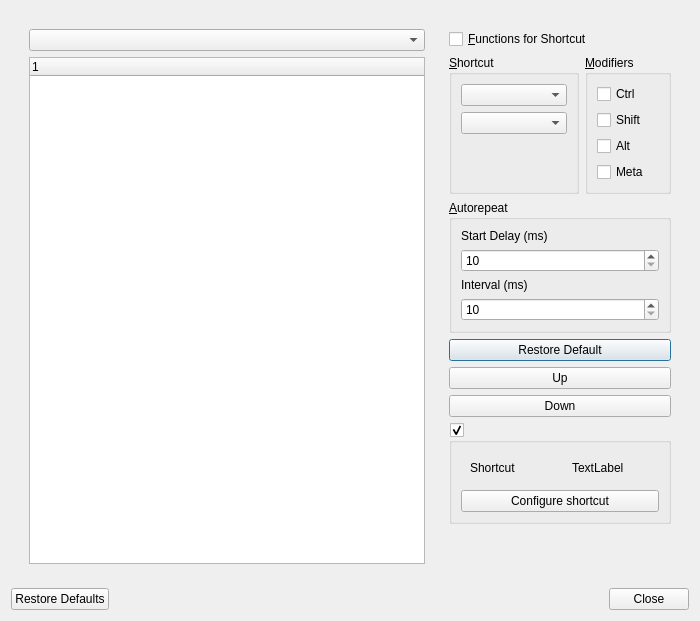
<?xml version="1.0" encoding="UTF-8"?>
<ui version="4.0">
 <class>TShortcutEditorDialog</class>
 <widget class="QDialog" name="TShortcutEditorDialog">
  <property name="geometry">
   <rect>
    <x>0</x>
    <y>0</y>
    <width>700</width>
    <height>566</height>
   </rect>
  </property>
  <property name="windowTitle">
   <string>Shortcut Configuration</string>
  </property>
  <layout class="QVBoxLayout" name="verticalLayout">
   <item>
    <widget class="QFrame" name="frame">
     <layout class="QHBoxLayout" name="horizontalLayout_2">
      <item>
       <widget class="QFrame" name="frame">
        <layout class="QVBoxLayout" name="verticalLayout_2">
         <item>
          <widget class="QComboBox" name="objectsComboBox"/>
         </item>
         <item>
          <widget class="QTreeWidget" name="shortcutsTreeWidget">
           <column>
            <property name="text">
             <string notr="true">1</string>
            </property>
           </column>
          </widget>
         </item>
        </layout>
       </widget>
      </item>
      <item>
       <widget class="QFrame" name="frame">
        <property name="minimumSize">
         <size>
          <width>220</width>
          <height>0</height>
         </size>
        </property>
        <layout class="QVBoxLayout" name="verticalLayout_3">
         <item>
          <widget class="QCheckBox" name="showfunctionsCheckBox">
           <property name="text">
            <string>&amp;Functions for Shortcut</string>
           </property>
          </widget>
         </item>
         <item>
          <layout class="QHBoxLayout" name="horizontalLayout">
           <item>
            <widget class="QGroupBox" name="shortCutGroupBox">
             <property name="minimumSize">
              <size>
               <width>130</width>
               <height>0</height>
              </size>
             </property>
             <property name="maximumSize">
              <size>
               <width>103</width>
               <height>16777215</height>
              </size>
             </property>
             <property name="title">
              <string>&amp;Shortcut</string>
             </property>
             <layout class="QVBoxLayout" name="verticalLayout_7">
              <item>
               <widget class="QComboBox" name="keyComboBox1"/>
              </item>
              <item>
               <widget class="QComboBox" name="keyComboBox2"/>
              </item>
              <item>
               <spacer name="verticalSpacer_2">
                <property name="orientation">
                 <enum>Qt::Vertical</enum>
                </property>
                <property name="sizeHint" stdset="0">
                 <size>
                  <width>20</width>
                  <height>20</height>
                 </size>
                </property>
               </spacer>
              </item>
             </layout>
            </widget>
           </item>
           <item>
            <widget class="QGroupBox" name="modifiersGroupBox">
             <property name="title">
              <string>&amp;Modifiers</string>
             </property>
             <layout class="QVBoxLayout" name="verticalLayout_6">
              <item>
               <widget class="QCheckBox" name="ctrlCheckBox">
                <property name="text">
                 <string>Ctrl</string>
                </property>
               </widget>
              </item>
              <item>
               <widget class="QCheckBox" name="shiftCheckBox">
                <property name="text">
                 <string>Shift</string>
                </property>
               </widget>
              </item>
              <item>
               <widget class="QCheckBox" name="altCheckBox">
                <property name="text">
                 <string>Alt</string>
                </property>
               </widget>
              </item>
              <item>
               <widget class="QCheckBox" name="metaCheckBox">
                <property name="text">
                 <string>Meta</string>
                </property>
               </widget>
              </item>
              <item>
               <spacer name="verticalSpacer_3">
                <property name="orientation">
                 <enum>Qt::Vertical</enum>
                </property>
                <property name="sizeHint" stdset="0">
                 <size>
                  <width>20</width>
                  <height>20</height>
                 </size>
                </property>
               </spacer>
              </item>
             </layout>
            </widget>
           </item>
          </layout>
         </item>
         <item>
          <widget class="QGroupBox" name="autorepeatGroupBox">
           <property name="title">
            <string>&amp;Autorepeat</string>
           </property>
           <layout class="QVBoxLayout" name="verticalLayout_5">
            <item>
             <widget class="QLabel" name="label">
              <property name="text">
               <string>Start Delay (ms)</string>
              </property>
             </widget>
            </item>
            <item>
             <widget class="QSpinBox" name="startDelaySpinBox">
              <property name="minimum">
               <number>10</number>
              </property>
              <property name="maximum">
               <number>500</number>
              </property>
             </widget>
            </item>
            <item>
             <widget class="QLabel" name="label_2">
              <property name="text">
               <string>Interval (ms)</string>
              </property>
             </widget>
            </item>
            <item>
             <widget class="QSpinBox" name="repeatIntervalSpinBox">
              <property name="minimum">
               <number>10</number>
              </property>
              <property name="maximum">
               <number>100</number>
              </property>
             </widget>
            </item>
           </layout>
          </widget>
         </item>
         <item>
          <widget class="QPushButton" name="restoreDefaultPushButton">
           <property name="text">
            <string>Restore Default</string>
           </property>
          </widget>
         </item>
         <item>
          <widget class="QPushButton" name="upPushButton">
           <property name="text">
            <string>Up</string>
           </property>
          </widget>
         </item>
         <item>
          <widget class="QPushButton" name="downPushButton">
           <property name="text">
            <string>Down</string>
           </property>
          </widget>
         </item>
         <item>
          <widget class="QGroupBox" name="baseFunctionGroupBox">
           <property name="title">
            <string/>
           </property>
           <property name="checkable">
            <bool>true</bool>
           </property>
           <property name="checked">
            <bool>true</bool>
           </property>
           <layout class="QVBoxLayout" name="verticalLayout_9">
            <item>
             <layout class="QHBoxLayout" name="horizontalLayout_3">
              <item>
               <widget class="QWidget" name="widget" native="true">
                <layout class="QVBoxLayout" name="verticalLayout_4">
                 <item>
                  <widget class="QLabel" name="label_6">
                   <property name="text">
                    <string>Shortcut</string>
                   </property>
                  </widget>
                 </item>
                </layout>
               </widget>
              </item>
              <item>
               <widget class="QWidget" name="widget" native="true">
                <layout class="QVBoxLayout" name="verticalLayout_8">
                 <item>
                  <widget class="QLabel" name="baseFunctionShortCutLable">
                   <property name="text">
                    <string>TextLabel</string>
                   </property>
                  </widget>
                 </item>
                </layout>
               </widget>
              </item>
             </layout>
            </item>
            <item>
             <widget class="QPushButton" name="configureInheritedShortcutPushButton">
              <property name="text">
               <string>Configure shortcut</string>
              </property>
             </widget>
            </item>
           </layout>
          </widget>
         </item>
         <item>
          <spacer name="verticalSpacer">
           <property name="orientation">
            <enum>Qt::Vertical</enum>
           </property>
           <property name="sizeType">
            <enum>QSizePolicy::MinimumExpanding</enum>
           </property>
           <property name="sizeHint" stdset="0">
            <size>
             <width>20</width>
             <height>40</height>
            </size>
           </property>
          </spacer>
         </item>
        </layout>
       </widget>
      </item>
     </layout>
    </widget>
   </item>
   <item>
    <widget class="QDialogButtonBox" name="buttonBox">
     <property name="orientation">
      <enum>Qt::Horizontal</enum>
     </property>
     <property name="standardButtons">
      <set>QDialogButtonBox::Close|QDialogButtonBox::RestoreDefaults</set>
     </property>
     <property name="centerButtons">
      <bool>false</bool>
     </property>
    </widget>
   </item>
  </layout>
 </widget>
 <resources/>
 <connections>
  <connection>
   <sender>buttonBox</sender>
   <signal>accepted()</signal>
   <receiver>TShortcutEditorDialog</receiver>
   <slot>accept()</slot>
   <hints>
    <hint type="sourcelabel">
     <x>248</x>
     <y>254</y>
    </hint>
    <hint type="destinationlabel">
     <x>157</x>
     <y>274</y>
    </hint>
   </hints>
  </connection>
  <connection>
   <sender>buttonBox</sender>
   <signal>rejected()</signal>
   <receiver>TShortcutEditorDialog</receiver>
   <slot>reject()</slot>
   <hints>
    <hint type="sourcelabel">
     <x>316</x>
     <y>260</y>
    </hint>
    <hint type="destinationlabel">
     <x>286</x>
     <y>274</y>
    </hint>
   </hints>
  </connection>
 </connections>
</ui>
